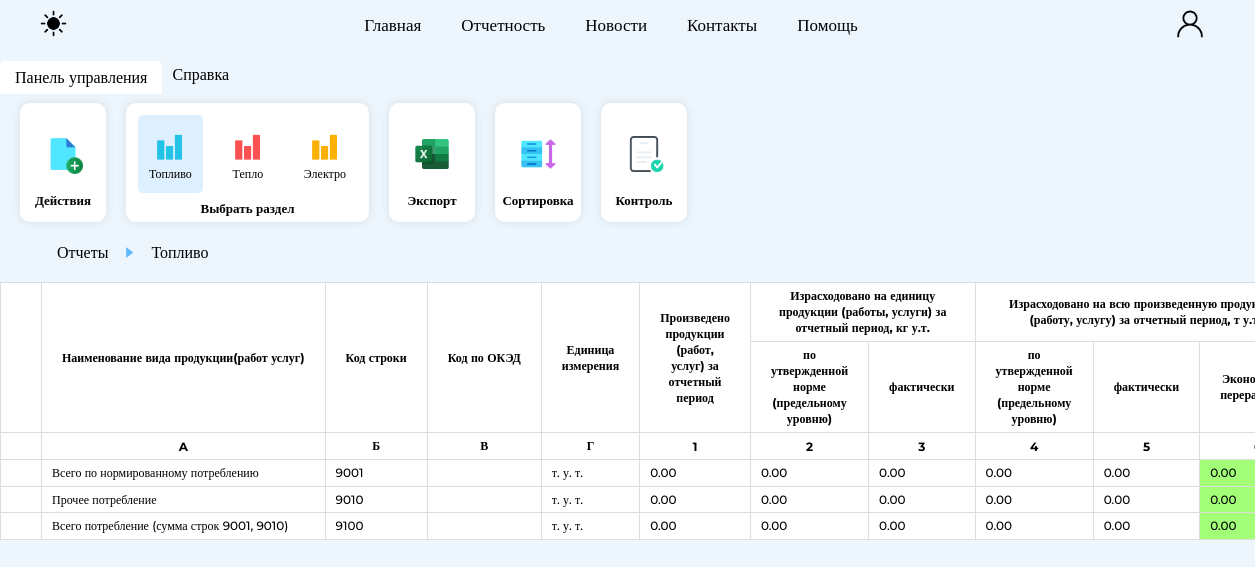
/report/fuel/2 (signed in), run on the app's committed database.
### website/models.py (models this page shows)
class Sections(db.Model):
    __tablename__ = 'sections'
    id = db.Column(db.Integer, primary_key=True)
    id_version = db.Column(db.Integer, db.ForeignKey('version_report.id'))
    id_product = db.Column(db.Integer, db.ForeignKey('DirProduct.IdProduct'))
    code_product = db.Column(db.Integer, db.ForeignKey('DirProduct.CodeProduct'))
    section_number = db.Column(db.Integer)
    Oked = db.Column(db.Integer)
    produced = db.Column(Numeric(precision=10, scale=2))
    Consumed_Quota = db.Column(Numeric(precision=10, scale=2))
    Consumed_Fact = db.Column(Numeric(precision=10, scale=2))
    Consumed_Total_Quota = db.Column(Numeric(precision=10, scale=2))
    Consumed_Total_Fact = db.Column(Numeric(precision=10, scale=2))
    total_differents = db.Column(Numeric(precision=10, scale=2))
    note = db.Column(db.String(200))
    product = relationship("DirProduct", foreign_keys=[id_product], backref="section")

class DirProduct(db.Model):
    __tablename__ = 'DirProduct'
    IdProduct = db.Column(db.Integer, primary_key = True)
    CodeProduct = db.Column(db.String(4000))
    NameProduct = db.Column(db.String(4000))
    IsFuel = db.Column(db.Boolean)
    IsHeat = db.Column(db.Boolean)
    IsElectro = db.Column(db.Boolean)
    IdUnit = db.Column(db.Integer, db.ForeignKey('DirUnit.IdUnit'))
    DateStart = db.Column(db.Date)
    DateEnd = db.Column(db.Date)
    unit = relationship("DirUnit", foreign_keys=[IdUnit], backref="products")

class DirUnit(db.Model):
    __tablename__ = 'DirUnit'
    IdUnit = db.Column(db.Integer, primary_key = True)
    CodeUnit = db.Column(db.String(4000))
    NameUnit = db.Column(db.String(4000))

### website/views.py (the view, shortened to what this page needs)
@views.route('/report/fuel/<int:id>')
@login_required
@owner_only
def report_fuel(id):
    dirUnit = DirUnit.query.filter_by().all()
    dirProduct = DirProduct.query.filter(DirProduct.IsFuel == True, ~DirProduct.CodeProduct.in_(['9001', '9010', '9100'])).order_by(asc(DirProduct.CodeProduct)).all()
    current_version_report = Version_report.query.filter_by(id=id).first()
    curent_report = current_version_report.report_id
    current_version = id
    sections = Sections.query.filter_by(id_version=current_version, section_number=1).all()
    specific_codes = ['9001', '9010', '9100']
    sections = Sections.query.filter_by(id_version=current_version, section_number=1).order_by(desc(Sections.id)).all()
    return render_template('report_fuel.html',
        sections=sections,
        dirUnit=dirUnit,
        dirProduct=dirProduct,
        user=current_user,
        curent_report=curent_report,
        current_version=current_version
    )

### website/templates/report_fuel.html (shortened to what this page needs)
{% extends "base.html" %}
{% block content %}
<div class = "report-area_page">
    <div class = "report-area_menu">
        <div class="report-area_podmenu">
            <label for="tab1" class="report-area_menu-name">Панель управления</label>
            <div class="content-podmenu">
                <nav>
                    <ul>
                        <section>
                            <div class = "functions_menu">
                                <li data-action="link_addSection_modal">
                                    <img src="{{ url_for('static', filename='img/icon_new_file.png')}}" alt="">
                                </li>
                            </div>
                            <div style = "font-weight: 600;">
                                Действия
                            </div>
                        </section>
                        <section>
                            <div class = "functions_menu">
                                <li onclick="window.location.href='/report/fuel/{{current_version}}'" class = "activefunctions_menu">
                                    <img src="{{ url_for('static', filename='img/Toplivo.png')}}" alt="">
                                    <a>Топливо</a>
                                </li>
                                <li onclick="window.location.href='/report/heat/{{current_version}}'">
                                    <img src="{{ url_for('static', filename='img/Teplo.png')}}" alt="">
                                    <a>Тепло</a>
                                </li>
                                <li onclick="window.location.href='/report/electro/{{current_version}}'">
                                    <img src="{{ url_for('static', filename='img/Electro.png')}}" alt="">
                                    <a>Электро</a>
                                </li>
                            </div>
                            <div style = "font-weight: 600;">
                                Выбрать раздел
                            </div>
                        </section>
                        <section>
                            <div class = "functions_menu">
                                <li>
                                    <img src="{{ url_for('static', filename='img/icon_excel.png')}}" alt="">
                                </li>
                            </div>
                            <div style = "font-weight: 600;">
                                Экспорт
                            </div>
                        </section>
                        <section>
                            <div class = "functions_menu">
                                <li>
                                    <img src="{{ url_for('static', filename='img/icon_sort.png')}}" alt="">
                                </li>
                            </div>
                            <div style = "font-weight: 600;">
                                Сортировка
                            </div>
                        </section>
                        <section>
                            <div class = "functions_menu">
                                <li id="control-report-btn">
                                    <img src="{{ url_for('static', filename='img/icon_control.png')}}" alt="">
                                </li>
                            </div>
                            <div  style = "font-weight: 600;">
                                Контроль
                            </div>
                        </section>
                    </ul>
                </nav>
            </div>
        </div>
        <div class="report-area_podmenu">
            <label for="tab2" class="report-area_menu-name">Справка</label>
        </div>
    </div>
    <div class = "rotation-fromareas">
        <nav>
            <ul>
                <li onclick="window.location.href='/report_area'" class = "linkto_report">
                    Отчеты
                </li>
                <li>
                    <img class = "icon_arroy" src="{{ url_for('static', filename='img/icon_arroy.png')}}" alt="">
                </li>
                <li>Топливо</li>
            </ul>
        </nav>
    </div>
    <div class = "report-area">
        <table class = "table_report-area">
            <thead>
                <tr>
                    <th rowspan="2"></th>
                    <th rowspan="2" style = "white-space: nowrap;">Наименование вида продукции(работ услуг)</th>
                    <th rowspan="2" style = "white-space: nowrap;">Код строки</th>
                    <th rowspan="2" style = "white-space: nowrap;">Код по ОКЭД</th>
                    <th rowspan="2">Единица измерения</th>
                    <th rowspan="2">Произведено продукции (работ, услуг) за отчетный период</th>
                    <th colspan="2">Израсходовано на единицу продукции (работы, услуги) за отчетный период, кг у.т.</th>
                    <th colspan="3">Израсходовано на всю произведенную продукцию (работу, услугу) за отчетный период, т у.т.</th>
                </tr>
                <tr>
                    <th>по утвержденной норме (предельному уровню)</th>
                    <th>фактически</th>
                    <th>по утвержденной норме (предельному уровню)</th>
                    <th>фактически</th>
                    <th>Экономия(-), перерасход(+)</th>
                </tr>
                <tr>
                    <th></th>
                    <th>A</th>
                    <th>Б</th>
                    <th>В</th>
                    <th>Г</th>
                    <th>1</th>
                    <th>2</th>
                    <th>3</th>
                    <th>4</th>
                    <th>5</th>
                    <th>6</th>
                </tr>
            </thead>
            <tbody>
                {% for row in sections %}
                <tr class = "fuel_row" data-id="{{ row.id }}" >
                    <td>
                        <input type = "hidden" name = "id_fuel" value = "{{ row.id }}" readonly></td>
                    <td>
                        <input class = "product-name_fuel" type = "text" value = "{{ row.product.NameProduct }}" readonly>
                    </td>
                    <td>
                        <input name = "code_product" value = "{{ row.code_product }}" readonly>
                    </td>
                    <td>
                        <input name = "Oked_fuel" value = "{{ row.Oked }}" readonly>
                    </td>
                    <td>
                        <input style = "white-space: nowrap; text-align: left;" name = "" value = "{{ row.product.unit.NameUnit }}" readonly>
                    </td>
                    <td>
                        <input name = "produced_fuel" value = "{{ row.produced }}" readonly>
                    </td>
                    <td>
                        <input name = "Consumed_Quota_fuel" value = "{{ row.Consumed_Quota }}" readonly>
                    </td>
                    <td>
                        <input name = "Consumed_Fact_fuel" value = "{{ row.Consumed_Fact }}" readonly>
                    </td>
                    <td>
                        <input name = "Consumed_Total_Quota_fuel" value = "{{ row.Consumed_Total_Quota }}" readonly>
                    </td>
                    <td>
                        <input name = "Consumed_Total_Fact_fuel" value = "{{ row.Consumed_Total_Fact }}" readonly>
                    </td>
                    {% if row.total_differents is not none and (row.total_differents < 0.0 or row.total_differents == 0.00) %}
                        <td style="background-color: #a2ff77;">
                            <input style="background-color: #a2ff77; color: black;" name="" value="{{ row.total_differents }}" readonly>
                        </td>
                    {%else%}
                        <td style="background-color: #ff7676;">
                            <input style="background-color: #ff7676; color: black;" name="" value="{{ row.total_differents }}" readonly>
                        </td>
                    {%endif%}
                </tr>
                {%endfor%}
            </tbody>
        </table>
    </div>
</div>
{% endblock %}

### website/templates/base.html (shortened to what this page needs)
<!DOCTYPE html>
<html>
  <head>
    <link rel="stylesheet" href="{{ url_for('static', filename='css/base.css') }}">
  </head>
  <body>
    <header class="fixed-header">
      <div class="left-content">
        <div class="theme-toggle" id="theme-toggle">
          <img src="{{ url_for('static', filename='img/icon_night.png') }}" alt="Light Mode" class="theme-img light-mode">
      </div>
      </div>
      <div class="center-content">
        <nav>
          <ul>
              <li onclick="window.location.href='/'">Главная</li>
              <li onclick="window.location.href='/report_area'">Отчетность</li>
              <li onclick="window.location.href=''">Новости</li>
              <li onclick="window.location.href=''" >Контакты</li>
              <li onclick="window.location.href=''" >Помощь</li>
          </ul>
        </nav>
      </div>
      <div class="right-content">
        <nav>
          <ul>
            <li>
              {% if user.is_authenticated %}
              <div class="user-container">
                  <img
                    onclick="window.location.href='/account'"
                    id="user-img"
                    class = "icon_black"
                    src="{{ url_for('static', filename='img/icon_black-user.png')}}" alt="">
              </div>
              {% endif %}
          </li>
          </ul>
        </nav>
      </div>
    </header>
    <main>
    {% block content %}
    {% endblock %}
    </main>
  </body>
</html>

### data on the page
Sections: product.NameProduct "Всего по нормированному потреблению", code_product "9001", product.unit.NameUnit "т. у. т.", produced_fuel "0.00", Consumed_Quota_fuel "0.00", Consumed_Fact_fuel "0.00", Consumed_Total_Quota_fuel "0.00", Consumed_Total_Fact_fuel "0.00", total_differents "0.00"
Sections: product.NameProduct "Прочее потребление", code_product "9010", product.unit.NameUnit "т. у. т.", produced_fuel "0.00", Consumed_Quota_fuel "0.00", Consumed_Fact_fuel "0.00", Consumed_Total_Quota_fuel "0.00", Consumed_Total_Fact_fuel "0.00", total_differents "0.00"
Sections: product.NameProduct "Всего потребление (сумма строк 9001, 9010)", code_product "9100", product.unit.NameUnit "т. у. т.", produced_fuel "0.00", Consumed_Quota_fuel "0.00", Consumed_Fact_fuel "0.00", Consumed_Total_Quota_fuel "0.00", Consumed_Total_Fact_fuel "0.00", total_differents "0.00"
